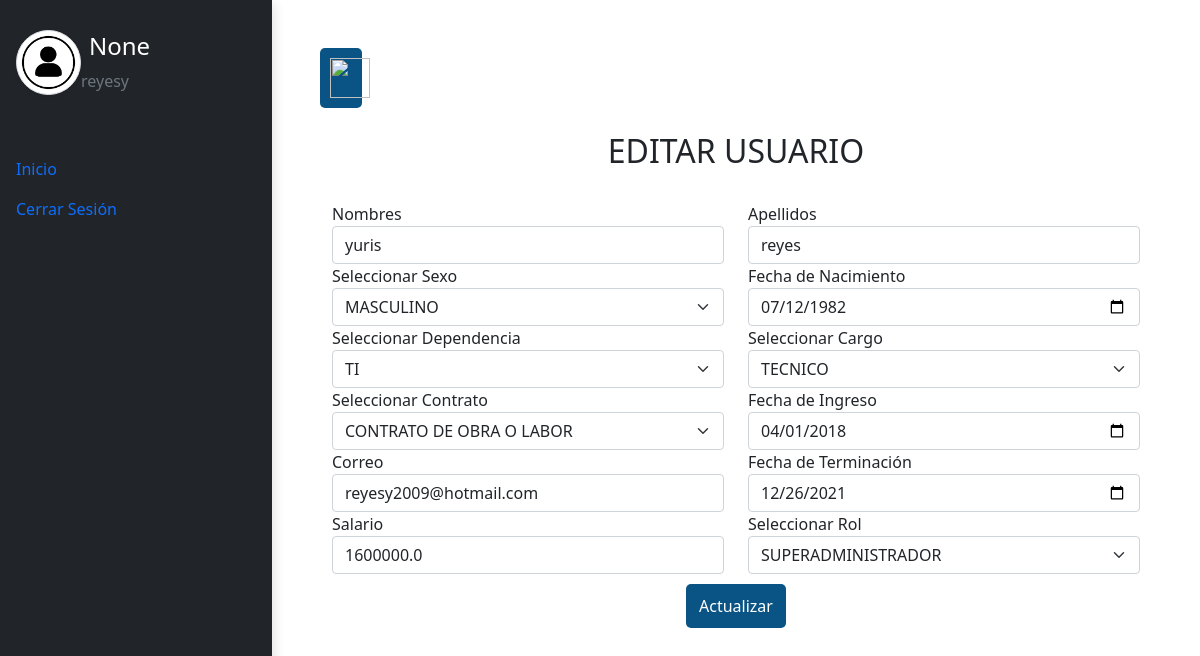
Page /edituser/1 (signed in) on the committed database.
### tables this page shows
CREATE TABLE tbl_usuario (str_nombre_usuario VARCHAR PRIMARY KEY NOT NULL, str_password_usuario VARCHAR NOT NULL, int_cod_tipo_perfil INTEGER NOT NULL REFERENCES tbl_tipo_perfil (int_cod_tipo_perfil), str_datos_usuario VARCHAR NOT NULL, int_cont_usuario INTEGER NOT NULL);

CREATE TABLE tbl_empleado (int_id_empleado INTEGER NOT NULL PRIMARY KEY AUTOINCREMENT, str_nom_empleado VARCHAR NOT NULL, str_ape_empleado VARCHAR NOT NULL, int_cod_tipo_sexo INTEGER REFERENCES tbl_tipo_sexo (int_cod_tipo_sexo) ON UPDATE CASCADE NOT NULL, date_fecha_nacimiento DATE NOT NULL, int_cod_tipo_cargo INTEGER NOT NULL REFERENCES tbl_tipo_cargo (int_cod_tipo_cargo) ON UPDATE CASCADE, int_cod_tipo_contrato INTEGER REFERENCES tbl_tipo_contrato (int_cod_tipo_contrato) ON UPDATE CASCADE NOT NULL, date_fecha_ingreso DATE NOT NULL, date_fecha_terminacion DATE NOT NULL, str_correo_empleado VARCHAR NOT NULL, dbl_salario_empleado DOUBLE NOT NULL, str_nombre_usuario VARCHAR NOT NULL REFERENCES tbl_usuario (str_nombre_usuario) ON UPDATE CASCADE, int_cod_tipo_dependencia INTEGER REFERENCES tbl_tipo_dependencia (int_cod_tipo_dependencia) ON UPDATE CASCADE NOT NULL);

### app.py (the view)
@app.route("/edituser/<int:id>", methods=["GET", "POST"])
def fcnedituser(id):
    idE = id
    db = get_db()
    cur = db.cursor()
    consulta = "SELECT e.int_id_empleado, e.str_nom_empleado, e.str_ape_empleado, ts.str_nom_tipo_sexo, e.date_fecha_nacimiento, td.str_nom_tipo_dependencia, tc.str_nom_tipo_cargo, co.str_nom_tipo_contrato, e.date_fecha_ingreso, e.str_correo_empleado, e.date_fecha_terminacion, e.dbl_salario_empleado, tp.str_nom_tipo_perfil, e.int_cod_tipo_sexo, e.int_cod_tipo_dependencia, e.int_cod_tipo_cargo, e.int_cod_tipo_contrato, u.int_cod_tipo_perfil FROM tbl_empleado e, tbl_usuario u, tbl_tipo_sexo ts, tbl_tipo_cargo tc, tbl_tipo_dependencia td, tbl_tipo_contrato co, tbl_tipo_perfil tp WHERE e.int_cod_tipo_sexo = ts.int_cod_tipo_sexo AND e.int_cod_tipo_cargo = tc.int_cod_tipo_cargo AND e.int_cod_tipo_dependencia = td.int_cod_tipo_dependencia AND e.int_cod_tipo_contrato = co.int_cod_tipo_contrato AND e.str_nombre_usuario = u.str_nombre_usuario AND u.int_cod_tipo_perfil = tp.int_cod_tipo_perfil AND e.int_id_empleado = ?"
    cur.execute(consulta, [idE])
    data = cur.fetchone()
    db = get_db()
    cur = db.cursor()
    consulta = "SELECT * FROM tbl_tipo_sexo"
    cur.execute(consulta)
    sexos = cur.fetchall()
    db = get_db()
    cur = db.cursor()
    consulta = "SELECT * FROM tbl_tipo_contrato"
    cur.execute(consulta)
    contratos = cur.fetchall()
    db = get_db()
    cur = db.cursor()
    consulta = "SELECT * FROM tbl_tipo_dependencia"
    cur.execute(consulta)
    dependencias = cur.fetchall()
    db = get_db()
    cur = db.cursor()
    consulta = "SELECT * FROM tbl_tipo_cargo"
    cur.execute(consulta)
    cargos = cur.fetchall()
    db = get_db()
    cur = db.cursor()
    consulta = "SELECT * FROM tbl_tipo_perfil"
    cur.execute(consulta)
    roles = cur.fetchall()
    return render_template(
        "editarusuario.html",
        data=data,
        sexos=sexos,
        contratos=contratos,
        dependencias=dependencias,
        cargos=cargos,
        roles=roles,
    )

### app.py (called while the page is built)
@app.before_request
def load_logged_in_user():
    user_id = session.get("user_id")
    if user_id is None:
        g.user = None
    else:
        g.user = (
            get_db()
            .execute(
                "SELECT * FROM tbl_usuario WHERE str_nombre_usuario = ?", (user_id,)
            )
            .fetchone()
        )

### db.py (called while the page is built)
def get_db():
    try:
        if "db" not in g:
            g.db = sqlite3.connect("cerveceria.db")
            g.db.row_factory = sqlite3.Row
        return g.db
    except Error:
        print(Error)

### templates/editarusuario.html (shortened to what this page needs)
<!DOCTYPE html>
<html lang="en">
  <head>
    <link
      href="https://cdn.jsdelivr.net/npm/bootstrap@5.1.3/dist/css/bootstrap.min.css"
      rel="stylesheet"
    />
    <link rel="stylesheet" href="../static/css/editarusuario.css" />
  </head>
  <body class="back">
    <div class="vertical-navbar bg-dark navbar-collapse" id="sidebar">
      <div class="py-4 px-3 mb-4 bg-dark">
        <div class="media d-flex align-items-center">
          <img
            src="../static/images/foto.jpg"
            alt="..."
            width="65"
            class="mr-3 rounded-circle img-thumbnail shadow-sm"
          />
          <div class="media-body">
             {% if g.user %}
              <h4 class="m-2 texto">{% print(session.get("name_id")) %} </h4>
              <p class="font-weight-light text-muted mb-2">{% print(session.get("rol_id")) %}</p>
            {% endif %}
          </div>
        </div>
      </div>
      <ul class="nav flex-column mb-0">
        <li class="nav-item">
          <a class="nav-link" href="/sessionsuperadmin/">Inicio</a>
        </li>
        <li class="nav-item">
          <a class="nav-link" href="{{ url_for('logout')}}">Cerrar Sesión</a>
        </li>
      </ul>
    </div>
    <div class="page-content p-5" id="content">
      <button id="sidebarCollapse" class="sadminbtn btn-d">
        <img
          src="../static/images/opciones.png"
          style="width: 40px; height: 40px"
        />
      </button>
      <br />
      <br />
      <center>
        <h2>EDITAR USUARIO</h2>
      </center>
      <br />
      <div
        class="container"
        style="background-color: white; border-radius: 10px"
      >
        <form action="/updateuser/{{data.0}}" method="POST">
          <div class="row forma">
            <div class="col-6">
              <label for="nombres">Nombres</label>
              <input
                name="fname"
                type="text"
                class="form-control"
                aria-label="nombres"
                value="{{data.1}}"
              />
            </div>
            <div class="col-6">
              <label for="appelidos">Apellidos</label>
              <input
                name="lname"
                type="text"
                class="form-control"
                aria-label="apellidos"
                value="{{data.2}}"
              />
            </div>
            <div class="col-6">
              <label for="selecsexo">Seleccionar Sexo</label>
              <select
                name="sexo"
                id="sexo"
                class="form-select"
                aria-label="sexousuario"
              >
                {% for sexo in sexos %} {% if sexo[1] != data[3] %}
                <option value="{{sexo.0}}">{{sexo.1}}</option>
                {% else %}
                <option value="{{data.13}}" selected>{{data.3}}</option>
                {% endif %} {% endfor %}
              </select>
            </div>
            <div class="col-6">
              <label for="fnacimiento">Fecha de Nacimiento</label>
              <input
                name="fnacimiento"
                type="date"
                class="form-control"
                aria-label="fechanac"
                value="{{data.4}}"
              />
            </div>
            <div class="col-6">
              <label for="selecdependencia">Seleccionar Dependencia</label>
              <select
                name="dependencia"
                id="dependencia"
                class="form-select"
                aria-label="dependenciausuario"
              >
                {% for dependencia in dependencias %} {% if dependencia[1] !=
                data[5] %}
                <option value="{{dependencia.0}}">{{dependencia.1}}</option>
                {% else %}
                <option value="{{data.14}}" selected>{{data.5}}</option>
                {% endif %} {% endfor %}
              </select>
            </div>
            <div class="col-6">
              <label for="seleccargo">Seleccionar Cargo</label>
              <select
                name="cargo"
                id="cargo"
                class="form-select"
                aria-label="cargo"
              >
                {% for cargo in cargos %} {% if cargo[1] != data[6] %}
                <option value="{{cargo.0}}">{{cargo.1}}</option>
                {% else %}
                <option value="{{data.15}}" selected>{{data.6}}</option>
                {% endif %} {% endfor %}
              </select>
            </div>
            <div class="col-6">
              <label for="Seleccontrato">Seleccionar Contrato</label>
              <select
                name="tcontrato"
                id="tcontrato"
                class="form-select"
                aria-label="tcontrato"
              >
                {% for contrato in contratos %} {% if contrato[1] != data[7] %}
                <option value="{{contrato.0}}">{{contrato.1}}</option>
                {% else %}
                <option value="{{data.16}}" selected>{{data.7}}</option>
                {% endif %} {% endfor %}
              </select>
            </div>
            <div class="col-6">
              <label for="fingreso">Fecha de Ingreso</label>
              <input
                name="fingreso"
                type="date"
                class="form-control"
                aria-label="fechaing"
                value="{{data.8}}"
              />
            </div>
            <div class="col-6">
              <label for="email">Correo</label>
              <input
                name="email"
                type="email"
                class="form-control"
                aria-label="correo"
                value="{{data.9}}"
              />
            </div>
            <div class="col-6">
              <label for="fterminacion">Fecha de Terminación</label>
              <input
                name="fterminacion"
                type="date"
                class="form-control"
                aria-label="fechaterm"
                value="{{data.10}}"
              />
            </div>
            <div class="col-6">
              <label for="salario">Salario</label>
              <input
                name="salario"
                type="number"
                class="form-control"
                aria-label="salario"
                value="{{data.11}}"
              />
            </div>
            <div class="col-6">
              <label for="Selecrol">Seleccionar Rol</label>
              <select
                name="rol"
                id="rol"
                class="form-select"
                aria-label="rolusuario"
                required
              >
                {% for rol in roles %} {% if rol[1] != data[12] %}
                <option value="{{rol.0}}">{{rol.1}}</option>
                {% else %}
                <option value="{{data.17}}" selected>{{data.12}}</option>
                {% endif %} {% endfor %}
              </select>
            </div>
            <br /><br /><br />
            <center>
              <button class="" type="submit">Actualizar</button>
            </center>
          </div>
        </form>
      </div>
    </div>
  </body>
</html>

### static/css/editarusuario.css (style rules this page uses)
.vertical-navbar { min-width: 17rem; width: 17rem; height: 100vh; position: fixed; top: 0; left: 0; box-shadow: 3px 3px 10px rgba(0, 0, 0, 0.1); transition: all 0.4s; }
.texto { color: white; }
.btn-d { width: 5%; }
.back { background-size: cover; min-height: 100vh; overflow-x: hidden; }
.page-content { width: calc(100% - 17rem); margin-left: 17rem; transition: all 0.4s; }
button { width: 100px; padding: 10px; border: none; border-radius: 5px; background: #095484; font-size: 16px; color: #fff; cursor: pointer; }

### rows in the picture
tbl_usuario: str_datos_usuario "reyesy"
tbl_empleado: fname "yuris", lname "reyes", fnacimiento "07/12/1982", fingreso "04/01/2018", email "reyesy2009@hotmail.com", fterminacion "12/26/2021", salario "1600000.0"

### other values in the picture
{{ print(session.get("name_id")) }} "None"
form field sexo "MASCULINO"
form field dependencia "TI"
form field cargo "TECNICO"
form field tcontrato "CONTRATO DE OBRA O LABOR"
form field rol "SUPERADMINISTRADOR"
